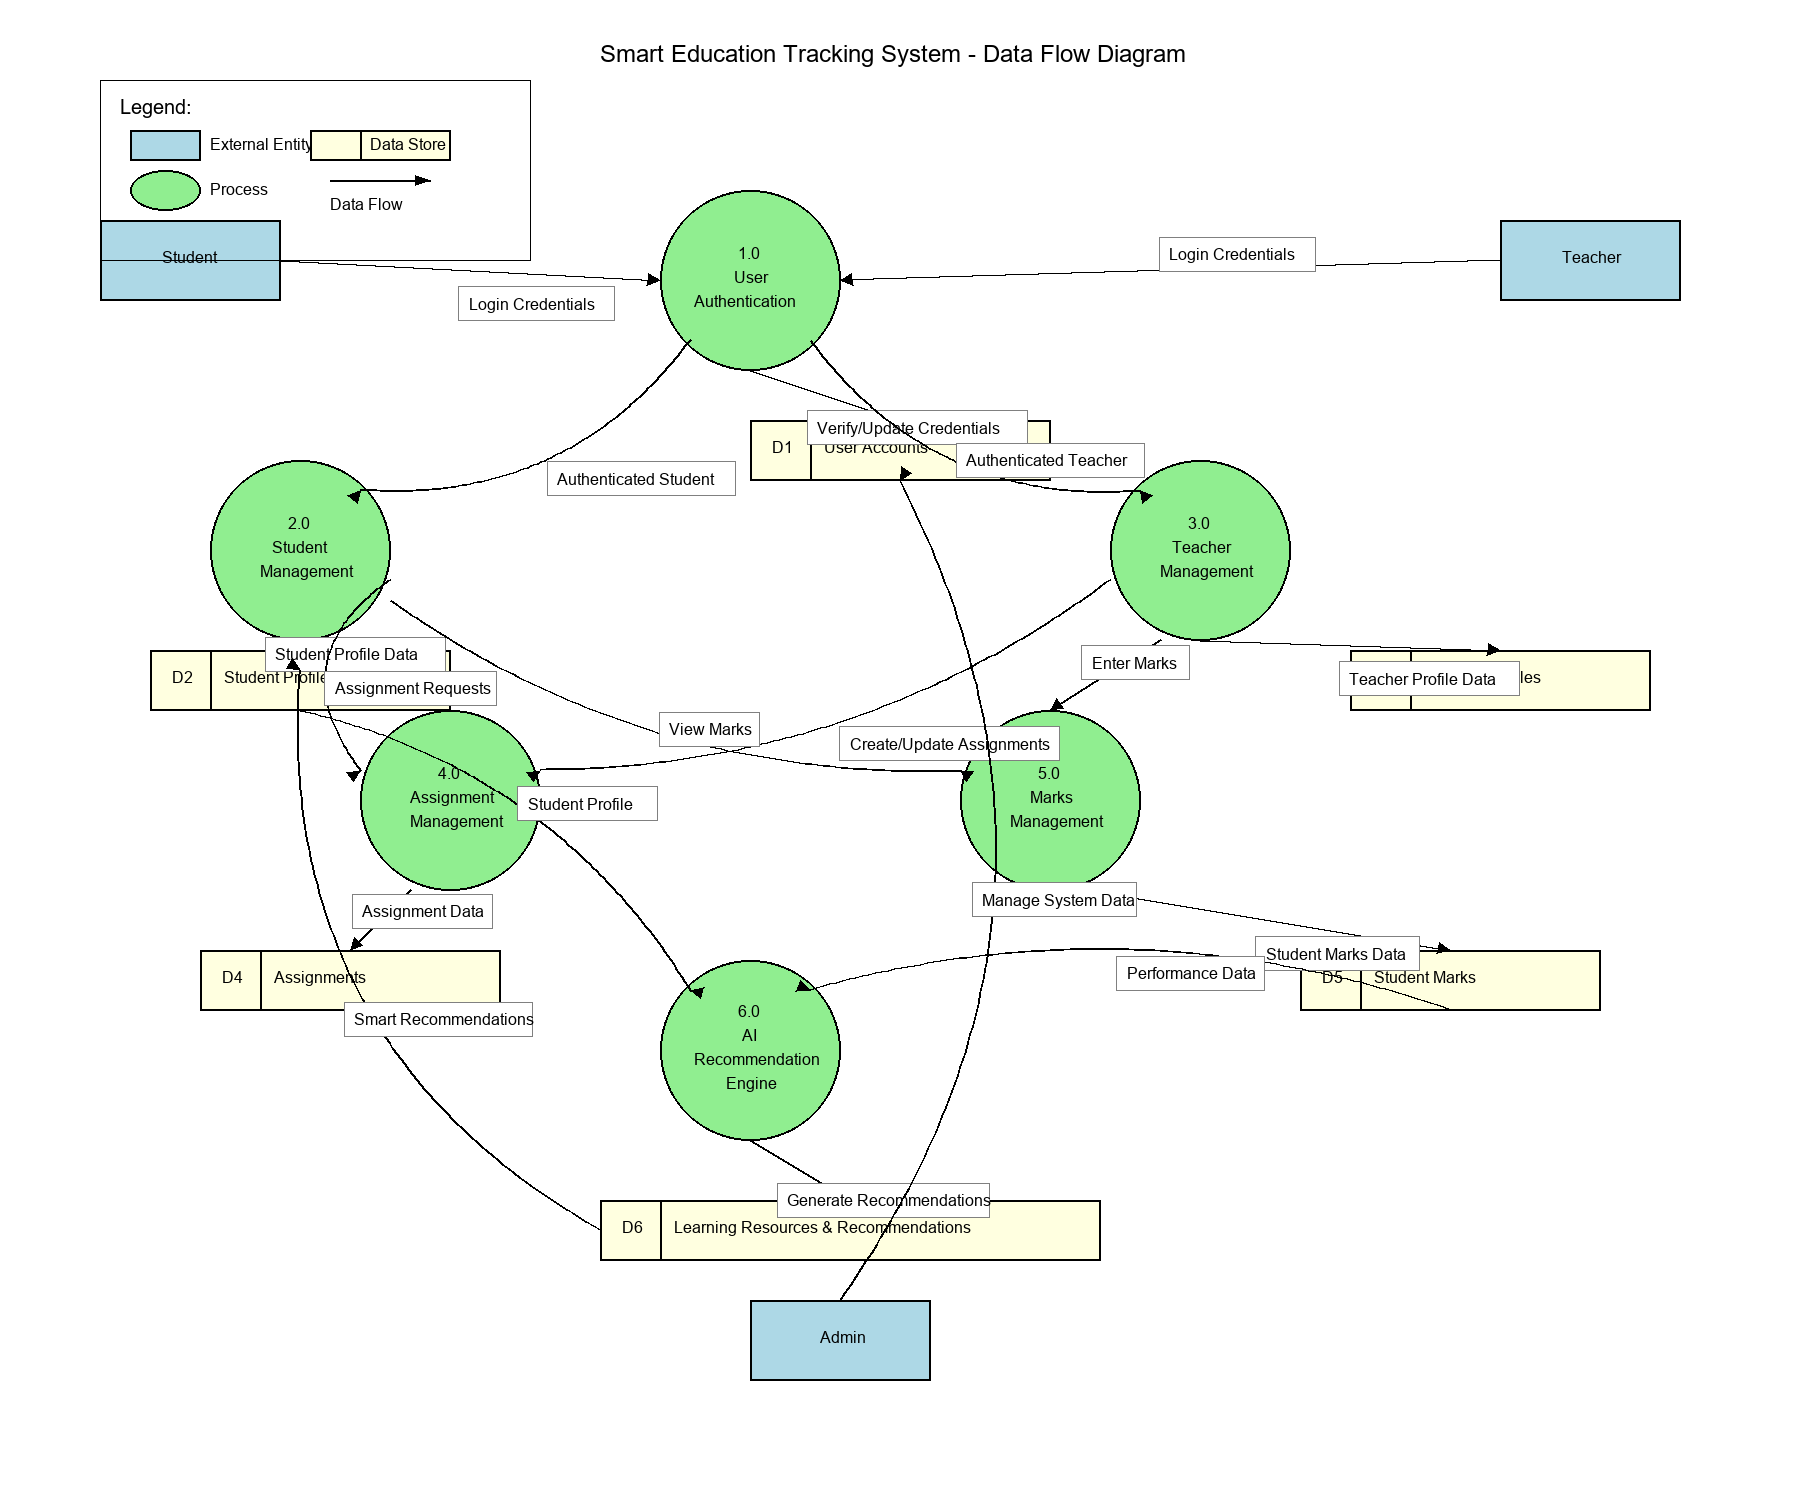

Here is the Python script that generated this plot:
import matplotlib.pyplot as plt
import numpy as np
from PIL import Image, ImageDraw, ImageFont
import os

# Create a data flow diagram for the Smart Education Tracking System
WIDTH, HEIGHT = 1800, 1500  # Further increased canvas size for better spacing
image = Image.new('RGB', (WIDTH, HEIGHT), color='white')
draw = ImageDraw.Draw(image)

# Try to load font, use default if not available
try:
    title_font = ImageFont.truetype("arial.ttf", 24)
    header_font = ImageFont.truetype("arial.ttf", 20)
    normal_font = ImageFont.truetype("arial.ttf", 16)
    small_font = ImageFont.truetype("arial.ttf", 14)
except:
    title_font = ImageFont.load_default()
    header_font = ImageFont.load_default()
    normal_font = ImageFont.load_default()
    small_font = ImageFont.load_default()

# Draw title
draw.text((WIDTH//2-300, 40), "Smart Education Tracking System - Data Flow Diagram", 
         fill="black", font=title_font)

# Draw entities (external sources/destinations)
def draw_entity(x, y, width, height, text):
    # Draw rectangle
    draw.rectangle([(x, y), (x + width, y + height)], 
                 outline="black", fill="lightblue", width=2)
    
    # Draw text
    lines = text.split('\n')
    line_height = 24  # Increased line height
    total_text_height = len(lines) * line_height
    text_start_y = y + (height - total_text_height) // 2  # Center text vertically
    
    for i, line in enumerate(lines):
        text_width = len(line) * 8  # Adjusted for larger font
        draw.text((x + width//2 - text_width//2, text_start_y + i*line_height), 
                 line, fill="black", font=normal_font)

# Draw processes (transforms)
def draw_process(x, y, radius, text):
    # Draw circle
    draw.ellipse([(x - radius, y - radius), (x + radius, y + radius)], 
               outline="black", fill="lightgreen", width=2)
    
    # Draw text
    lines = text.split('\n')
    line_height = 24  # Increased line height
    total_text_height = len(lines) * line_height
    text_start_y = y - total_text_height//2  # Center text vertically
    
    for i, line in enumerate(lines):
        text_width = len(line) * 8  # Adjusted for larger font
        draw.text((x - text_width//2, text_start_y + i*line_height), 
                 line, fill="black", font=normal_font)

# Draw data stores
def draw_datastore(x, y, width, height, text):
    # Draw open rectangle
    draw.rectangle([(x, y), (x + width, y + height)], 
                 outline="black", fill="lightyellow", width=2)
    
    # Draw line to separate ID
    draw.line([(x + 60, y), (x + 60, y + height)], fill="black", width=2)
    
    # Extract ID and name
    parts = text.split(':')
    id_text = parts[0]
    name_text = parts[1] if len(parts) > 1 else ""
    
    # Center ID text vertically
    id_text_width = len(id_text) * 8
    draw.text((x + 30 - id_text_width//2, y + height//2 - 12), 
             id_text, fill="black", font=normal_font)
    
    # Calculate maximum space for name (adjust based on available width)
    max_text_width = width - 70
    
    # If name is too long, split into multiple lines
    if len(name_text) * 8 > max_text_width:
        words = name_text.split()
        lines = []
        current_line = ""
        
        for word in words:
            if len(current_line + " " + word) * 8 <= max_text_width:
                current_line += (" " + word if current_line else word)
            else:
                lines.append(current_line)
                current_line = word
        
        if current_line:
            lines.append(current_line)
            
        # Draw each line of the name
        for i, line in enumerate(lines):
            line_y = y + height//2 - (len(lines) * 18)//2 + i * 18
            draw.text((x + 70, line_y), line, fill="black", font=normal_font)
    else:
        # Draw name as a single line
        draw.text((x + 70, y + height//2 - 12), name_text, fill="black", font=normal_font)

# Draw data flows (arrows)
def draw_dataflow(start_x, start_y, end_x, end_y, text, curved=False, curve_direction=1, curve_strength=50):
    # Draw arrow
    if curved:
        # Calculate control point for curved line
        mid_x = (start_x + end_x) / 2
        mid_y = (start_y + end_y) / 2
        
        # Offset control point perpendicular to line
        angle = np.arctan2(end_y - start_y, end_x - start_x) + (np.pi/2 * curve_direction)
        control_x = mid_x + curve_strength * np.cos(angle)
        control_y = mid_y + curve_strength * np.sin(angle)
        
        # Draw curved line using points along the quadratic Bezier curve
        points = []
        for t in np.linspace(0, 1, 100):
            # Quadratic Bezier curve formula
            x = (1-t)**2 * start_x + 2*(1-t)*t * control_x + t**2 * end_x
            y = (1-t)**2 * start_y + 2*(1-t)*t * control_y + t**2 * end_y
            points.append((x, y))
        
        for i in range(len(points) - 1):
            draw.line([points[i], points[i+1]], fill="black", width=2)  # Increased line width
        
        # Calculate direction for arrowhead
        t = 0.97  # Close to end point
        dx = (1-t) * 2 * (control_x - end_x) + t * 2 * (start_x - control_x)
        dy = (1-t) * 2 * (control_y - end_y) + t * 2 * (start_y - control_y)
        angle = np.arctan2(dy, dx)
    else:
        # Draw straight line
        draw.line([(start_x, start_y), (end_x, end_y)], fill="black", width=2)  # Increased line width
        angle = np.arctan2(end_y - start_y, end_x - start_x)
    
    # Draw arrowhead
    arrow_size = 12  # Increased arrow size
    arrow_x1 = end_x - arrow_size * np.cos(angle) - arrow_size/2 * np.sin(angle)
    arrow_y1 = end_y - arrow_size * np.sin(angle) + arrow_size/2 * np.cos(angle)
    arrow_x2 = end_x - arrow_size * np.cos(angle) + arrow_size/2 * np.sin(angle)
    arrow_y2 = end_y - arrow_size * np.sin(angle) - arrow_size/2 * np.cos(angle)
    
    draw.polygon([(end_x, end_y), (arrow_x1, arrow_y1), (arrow_x2, arrow_y2)], 
                outline="black", fill="black")
    
    # Draw text label with improved positioning
    if curved:
        # Calculate a point along the curve for text positioning
        t_text = 0.5  # Position text at midpoint of curve
        text_pos_x = (1-t_text)**2 * start_x + 2*(1-t_text)*t_text * control_x + t_text**2 * end_x
        text_pos_y = (1-t_text)**2 * start_y + 2*(1-t_text)*t_text * control_y + t_text**2 * end_y
        
        # Add small offset to avoid directly overlapping the line
        text_x = text_pos_x + 15 * np.cos(angle + np.pi/2)
        text_y = text_pos_y + 15 * np.sin(angle + np.pi/2)
    else:
        # Adjust text position for straight arrows
        text_x = start_x + (end_x - start_x) * 0.5  # Midpoint
        text_y = start_y + (end_y - start_y) * 0.5  # Midpoint
        
        # Add offset perpendicular to line
        perpendicular_angle = angle + np.pi/2
        offset = 25  # Increased offset for better visibility
        text_x += offset * np.cos(perpendicular_angle)
        text_y += offset * np.sin(perpendicular_angle)
    
    # Add white background with border for text with more padding
    text_width = len(text) * 8  # Adjusted for larger font
    text_height = 24  # Increased height
    draw.rectangle([(text_x - 10, text_y - 8), 
                   (text_x + text_width + 10, text_y + text_height + 2)], 
                 outline="gray", fill="white")
    
    draw.text((text_x, text_y), text, fill="black", font=normal_font)  # Using normal_font instead of small_font

# Define coordinates for diagram elements with better spacing

# External entities - adjusted positions with more space
student_x, student_y = 100, 220
student_width, student_height = 180, 80

teacher_x, teacher_y = 1500, 220
teacher_width, teacher_height = 180, 80

admin_x, admin_y = 750, 1300
admin_width, admin_height = 180, 80

# Main processes - increased spacing between processes and increased radius
auth_process_x, auth_process_y = 750, 280
auth_process_radius = 90

student_mgmt_x, student_mgmt_y = 300, 550
student_mgmt_radius = 90

teacher_mgmt_x, teacher_mgmt_y = 1200, 550
teacher_mgmt_radius = 90

assignment_x, assignment_y = 450, 800
assignment_radius = 90

marks_x, marks_y = 1050, 800
marks_radius = 90

ai_process_x, ai_process_y = 750, 1050
ai_process_radius = 90

# Data stores - adjusted positions and increased sizes
user_data_x, user_data_y = 750, 420
user_data_width, user_data_height = 300, 60

student_data_x, student_data_y = 150, 650
student_data_width, student_data_height = 300, 60

teacher_data_x, teacher_data_y = 1350, 650
teacher_data_width, teacher_data_height = 300, 60

assignment_data_x, assignment_data_y = 200, 950
assignment_data_width, assignment_data_height = 300, 60

marks_data_x, marks_data_y = 1300, 950
marks_data_width, marks_data_height = 300, 60

ai_data_x, ai_data_y = 600, 1200
ai_data_width, ai_data_height = 500, 60

# Draw external entities
draw_entity(student_x, student_y, student_width, student_height, "Student")
draw_entity(teacher_x, teacher_y, teacher_width, teacher_height, "Teacher")
draw_entity(admin_x, admin_y, admin_width, admin_height, "Admin")

# Draw processes
draw_process(auth_process_x, auth_process_y, auth_process_radius, "1.0\nUser\nAuthentication")
draw_process(student_mgmt_x, student_mgmt_y, student_mgmt_radius, "2.0\nStudent\nManagement")
draw_process(teacher_mgmt_x, teacher_mgmt_y, teacher_mgmt_radius, "3.0\nTeacher\nManagement")
draw_process(assignment_x, assignment_y, assignment_radius, "4.0\nAssignment\nManagement")
draw_process(marks_x, marks_y, marks_radius, "5.0\nMarks\nManagement")
draw_process(ai_process_x, ai_process_y, ai_process_radius, "6.0\nAI\nRecommendation\nEngine")

# Draw data stores
draw_datastore(user_data_x, user_data_y, user_data_width, user_data_height, "D1: User Accounts")
draw_datastore(student_data_x, student_data_y, student_data_width, student_data_height, "D2: Student Profiles")
draw_datastore(teacher_data_x, teacher_data_y, teacher_data_width, teacher_data_height, "D3: Teacher Profiles")
draw_datastore(assignment_data_x, assignment_data_y, assignment_data_width, assignment_data_height, "D4: Assignments")
draw_datastore(marks_data_x, marks_data_y, marks_data_width, marks_data_height, "D5: Student Marks")
draw_datastore(ai_data_x, ai_data_y, ai_data_width, ai_data_height, "D6: Learning Resources & Recommendations")

# Draw data flows (connecting everything) with adjusted coordinates

# Student to Authentication
draw_dataflow(student_x + student_width, student_y + 40, 
             auth_process_x - auth_process_radius, auth_process_y, 
             "Login Credentials")

# Teacher to Authentication
draw_dataflow(teacher_x, teacher_y + 40, 
             auth_process_x + auth_process_radius, auth_process_y, 
             "Login Credentials")

# Authentication to Data Store
draw_dataflow(auth_process_x, auth_process_y + auth_process_radius, 
             user_data_x + user_data_width//2, user_data_y, 
             "Verify/Update Credentials")

# Authentication to Student Management
draw_dataflow(auth_process_x - 60, auth_process_y + 60, 
             student_mgmt_x + 60, student_mgmt_y - 60, 
             "Authenticated Student", curved=True, curve_direction=-1, curve_strength=100)

# Authentication to Teacher Management
draw_dataflow(auth_process_x + 60, auth_process_y + 60, 
             teacher_mgmt_x - 60, teacher_mgmt_y - 60, 
             "Authenticated Teacher", curved=True, curve_direction=1, curve_strength=100)

# Student Management to Student Data
draw_dataflow(student_mgmt_x, student_mgmt_y + student_mgmt_radius, 
             student_data_x + student_data_width//2, student_data_y, 
             "Student Profile Data")

# Teacher Management to Teacher Data
draw_dataflow(teacher_mgmt_x, teacher_mgmt_y + teacher_mgmt_radius, 
             teacher_data_x + teacher_data_width//2, teacher_data_y, 
             "Teacher Profile Data")

# Student Management to Assignment Management
draw_dataflow(student_mgmt_x + student_mgmt_radius, student_mgmt_y + 30, 
             assignment_x - assignment_radius, assignment_y - 30, 
             "Assignment Requests", curved=True, curve_direction=1, curve_strength=100)

# Teacher Management to Assignment Management
draw_dataflow(teacher_mgmt_x - teacher_mgmt_radius, teacher_mgmt_y + 30, 
             assignment_x + assignment_radius, assignment_y - 30, 
             "Create/Update Assignments", curved=True, curve_direction=-1, curve_strength=100)

# Assignment Management to Assignment Data
draw_dataflow(assignment_x - 40, assignment_y + assignment_radius, 
             assignment_data_x + assignment_data_width//2, assignment_data_y, 
             "Assignment Data")

# Teacher Management to Marks Management
draw_dataflow(teacher_mgmt_x - 40, teacher_mgmt_y + teacher_mgmt_radius, 
             marks_x, marks_y - marks_radius, 
             "Enter Marks")

# Student Management to Marks Management
draw_dataflow(student_mgmt_x + student_mgmt_radius, student_mgmt_y + 50, 
             marks_x - marks_radius, marks_y - 30, 
             "View Marks", curved=True, curve_direction=1, curve_strength=100)

# Marks Management to Marks Data
draw_dataflow(marks_x + 40, marks_y + marks_radius, 
             marks_data_x + marks_data_width//2, marks_data_y, 
             "Student Marks Data")

# Student Data to AI Process
draw_dataflow(student_data_x + student_data_width//2, student_data_y + student_data_height, 
             ai_process_x - 60, ai_process_y - 60, 
             "Student Profile", curved=True, curve_direction=-1, curve_strength=100)

# Marks Data to AI Process
draw_dataflow(marks_data_x + marks_data_width//2, marks_data_y + marks_data_height, 
             ai_process_x + 60, ai_process_y - 60, 
             "Performance Data", curved=True, curve_direction=1, curve_strength=100)

# AI Process to AI Data
draw_dataflow(ai_process_x, ai_process_y + ai_process_radius, 
             ai_data_x + ai_data_width//2, ai_data_y, 
             "Generate Recommendations")

# AI Data to Student Management
draw_dataflow(ai_data_x, ai_data_y + ai_data_height//2, 
             student_mgmt_x, student_mgmt_y + student_mgmt_radius + 30, 
             "Smart Recommendations", curved=True, curve_direction=-1, curve_strength=200)

# Admin to Data Stores
draw_dataflow(admin_x + admin_width//2, admin_y, 
             user_data_x + user_data_width//2, user_data_y + user_data_height, 
             "Manage System Data", curved=True, curve_direction=1, curve_strength=250)

# Add legend with improved positioning
legend_x, legend_y = 100, 80
draw.rectangle([(legend_x, legend_y), (legend_x + 430, legend_y + 180)], outline="black")
draw.text((legend_x + 20, legend_y + 15), "Legend:", fill="black", font=header_font)

# Entity
draw.rectangle([(legend_x + 30, legend_y + 50), (legend_x + 100, legend_y + 80)], 
             outline="black", fill="lightblue", width=2)
draw.text((legend_x + 110, legend_y + 55), "External Entity", fill="black", font=normal_font)

# Process
draw.ellipse([(legend_x + 30, legend_y + 90), (legend_x + 100, legend_y + 130)], 
           outline="black", fill="lightgreen", width=2)
draw.text((legend_x + 110, legend_y + 100), "Process", fill="black", font=normal_font)

# Data Store
draw.rectangle([(legend_x + 210, legend_y + 50), (legend_x + 350, legend_y + 80)], 
             outline="black", fill="lightyellow", width=2)
draw.line([(legend_x + 260, legend_y + 50), (legend_x + 260, legend_y + 80)], fill="black", width=2)
draw.text((legend_x + 270, legend_y + 55), "Data Store", fill="black", font=normal_font)

# Data Flow
draw.line([(legend_x + 230, legend_y + 100), (legend_x + 330, legend_y + 100)], fill="black", width=2)
draw.polygon([(legend_x + 330, legend_y + 100), 
             (legend_x + 315, legend_y + 95), 
             (legend_x + 315, legend_y + 105)], 
           outline="black", fill="black")
draw.text((legend_x + 230, legend_y + 115), "Data Flow", fill="black", font=normal_font)

# Get current directory and save the image to a specific absolute path
absolute_path = os.path.abspath("data_flow_diagram.png")
image.save("data_flow_diagram.png")
print(f"Data Flow Diagram saved as {absolute_path}")
print(f"Current directory: {os.getcwd()}")
print(f"Directory contents: {os.listdir('.')}")
print(f"Is file created? {os.path.exists('data_flow_diagram.png')}") 
